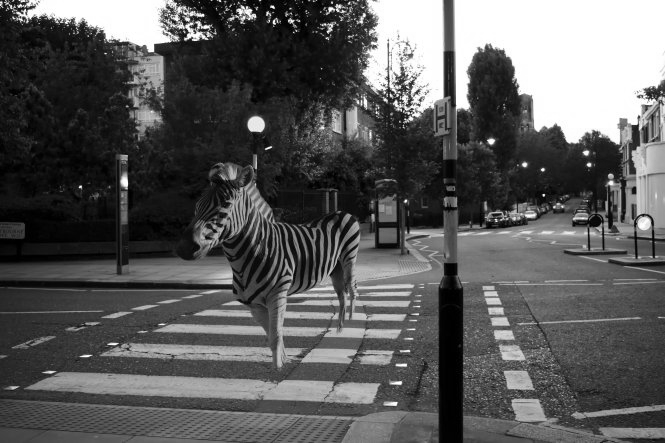
#> input picture Zebra-crossing-1.bmp, 665 x 443 px, found by its file name
$ python CannyEdgeDetection.py
#> lines starting #> are read from the running program, lines starting #| are printed output that depends on the picture
#!/usr/bin/env python
# coding: utf-8

# In[ ]:


import numpy as np #importing numpy to make use of arrays
import cv2 #importing cv2 to make use of reading and writing images
import math #importing math to do basic math calculation

#reading image using imread by giving it the path to our image and also mentioning that it is a grayscale image
img = cv2.imread("C:/Users/anvit/OneDrive/Desktop/CV PROJECT/test/Zebra-crossing-1.bmp", cv2.IMREAD_GRAYSCALE)
#> img is the input picture: shape (443, 665); min 0, max 255, mean 89.8

#converting our image into an array using numpy
im = np.array(img, dtype=float)

#storing the height and weight of the image for further use
im_height = im.shape[0]
#> im_height = 443
im_width = im.shape[1]
#> im_width = 665

#creating few arrays for later use in our algorithm
output = np.full((im_height, im_width), -1)

new_img_array = np.full((im_height,im_width), -1)
final_array = np.full((im_height,im_width), -1)
new_image = np.full((im_height, im_width), -1)

g_mag = np.full((im_height, im_width), -1)
G_X = np.full((im_height, im_width), -1)
G_Y = np.full((im_height, im_width), -1)

sector = np.full((im_height, im_width), -1)
nms_output = np.full((im_height, im_width), -1)

double_threshold_output = np.full((im_height, im_width), -1)

## Guassian Smoothing

#our given mask
guassian_mask = np.array([[1,1,2,2,2,1,1],
                          [1,2,2,4,2,2,1],
                          [2,2,4,8,4,2,2],
                          [2,4,8,16,8,4,2],
                          [2,2,4,8,4,2,2],
                          [1,2,2,4,2,2,1],
                          [1,1,2,2,2,1,1]])

# normalizing with the sum of the mask i.e., 140
guassian_mask_normalized = (1.0/140)*np.array([[1,1,2,2,2,1,1],
                                               [1,2,2,4,2,2,1],
                                               [2,2,4,8,4,2,2],
                                               [2,4,8,16,8,4,2],
                                               [2,2,4,8,4,2,2],
                                               [1,2,2,4,2,2,1],
                                               [1,1,2,2,2,1,1]])

#calculating the sum of it to do further operations - 1D guassian mask
tot = sum(guassian_mask_normalized)

#guassian smoothing function, implemented 2D by performing convolution with a 1D mask in x direction
#and then with the resultant 1D mask in y direction(applied 1D twice)
def guassian_filter(im, tot):
    #our boundary is 3 because our filter is a 7x7 array, so 3 above, below , and to the sides and a center pixel
    boundary = 3
    #convolution with 1D guassian mask in x direction
    for row in range(0, im_height):
        for col in range(boundary, im_width - boundary):
            val = im[row][col - 3] * tot[0]
            val = val + im[row][col - 2] * tot[1]
            val = val + im[row][col - 1] * tot[2]
            val = val + im[row][col] * tot[3]
            val = val + im[row][col + 1] * tot[4]
            val = val + im[row][col + 2] * tot[5]
            val = val + im[row][col + 3] * tot[6]
            new_img_array[row,col] = val
    #convolution with the resultant 1D mask in y direction
    for row in range(boundary, im_height - boundary):
        for col in range(0, im_width):
            val = new_img_array[row - 3][col] * tot[0]
            val = val + new_img_array[row - 2][col] * tot[1]
            val = val + new_img_array[row - 1][col] * tot[2]
            val = val + new_img_array[row][col] * tot[3]
            val = val + new_img_array[row + 1][col] * tot[4]
            val = val + new_img_array[row + 2][col] * tot[5]
            val = val + new_img_array[row + 3][col ] * tot[6]
            final_array[row,col] = val
    cv2.imwrite('C:/Users/anvit/OneDrive/Desktop/CV PROJECT/test/Zebra-crossing-1-1-GAUSSIAN.bmp', final_array)
    return final_array

#calling guassian smoothing on the given image
# gaussian_output2 = guassian_filter(im, tot)

## Sobels Operator

#sobels operator
def sobels_operator(inp):
    g_x = np.array([[-1,0,1],
                   [-2,0,2],
                   [-1,0,1]])
    g_y = np.array([[1,2,1],
                   [0,0,0],
                   [-1,-2,-1]])

    #Horizontal Gradient
    G_X = conv_sobel(inp,g_x)
    #Saving the image
    cv2.imwrite('C:/Users/anvit/OneDrive/Desktop/CV PROJECT/test/Zebra-crossing-1-2-NORM_sobelGX.bmp', G_X)

    #Vertical Gradient
    G_Y = conv_sobel(inp,g_y)
    #saving the image
    cv2.imwrite('C:/Users/anvit/OneDrive/Desktop/CV PROJECT/test/Zebra-crossing-1-3-NORM_sobelGY.bmp', G_Y)

    #Gradient Magnitude
    g_mag = np.sqrt(np.square(G_X) + np.square(G_Y))
    #saving the image
    cv2.imwrite('C:/Users/anvit/OneDrive/Desktop/CV PROJECT/test/Zebra-crossing-1-4-_sobel.bmp', g_mag)
    return G_X,G_Y, g_mag

#convolution done by implementing using 2D directly
def conv_sobel(x,y):

    #height and width of the image
    xH = x.shape[0]
    xW = x.shape[1]
    #a new array to store the output of convolution
    sobel_image = np.zeros((xH, xW))

    #height and width of the mask
    yH = y.shape[0]
    yW = y.shape[1]

    #for loopinng inside the boundary, we divide by 2
    yH_new = int((yH - 1) // 2)
    yW_new = int((yW - 1) // 2)

    #selecting the range so the we only consider pixels that are inside the boundary/border
    for i in range(yH_new, xH-yH_new):
        for j in range(yW, xW-yW_new):

            #consider a variable to calculate the summation over the mask
            summation = 0

            #to check the corresponding mask value , we have to set ranges
            for k in np.arange(-yH_new, yH_new+1):
                for l in np.arange(-yW_new, yW_new+1):

                    #m is the value of the corresponding image pixel
                    m = x[i+k, j+l]
                    #n is the value of the corresponding mask pixel
                    n = y[yH_new+k, yW_new+l]
                    #summation is the sum of their products over the range
                    summation += (m * n)

            #To normalize our image to contain values from 0 to 255 we divide the summation by 4
            sobel_image[i,j] = summation / 4

    return sobel_image

## Non-Maxima Supression

#Non-Maxima Supression
def nms(theta,sobel_output):

    #for every pixel in our array we have to figure out it's sector
    for i in range(im_height):
        for j in range(im_width):

            #Assigning sectors based on theta value
            if((theta[i][j] >= 0 and theta[i][j] < 22.5) or (theta[i][j] >= 157.5 and theta[i][j] < 202.5) or (theta[i][j] >= 337.5 and theta[i][j] <= 360)):
                sector[i][j] = 0
            if((theta[i][j] >= 22.5 and theta[i][j] < 67.5) or (theta[i][j] >= 202.5 and theta[i][j] < 247.5)):
                sector[i][j] = 1
            if((theta[i][j] >= 67.5 and theta[i][j] < 112.5) or (theta[i][j] >= 247.5 and theta[i][j] < 292.5)):
                sector[i][j] = 2
            if((theta[i][j] >= 112.5 and theta[i][j] < 157.5) or (theta[i][j] >= 292.5 and theta[i][j] < 337.5)):
                sector[i][j] = 3

    #Here we do -5 to ignore the boundary pixels
    for i in range(5, im_height-5):
        for j in range(5, im_width-5):

            #We check for each sector, if the pixel is non maxima then we supress it
            if(sector[i][j] == 0):
                if(sobel_output[i][j] > sobel_output[i][j+1] and sobel_output[i][j] > sobel_output[i][j-1]):
                    nms_output[i][j] = sobel_output[i][j]
                else:
                    nms_output[i][j] = 0

            if(sector[i][j] == 1):
                if(sobel_output[i][j] > sobel_output[i-1][j+1] and sobel_output[i][j] > sobel_output[i+1][j-1]):
                    nms_output[i][j] = sobel_output[i][j]
                else:
                    nms_output[i][j] = 0

            if(sector[i][j] == 2):
                if(sobel_output[i][j] > sobel_output[i-1][j] and sobel_output[i][j] > sobel_output[i+1][j]):
                    nms_output[i][j] = sobel_output[i][j]
                else:
                    nms_output[i][j] = 0

            if(sector[i][j] == 3):
                if(sobel_output[i][j] > sobel_output[i+1][j+1] and sobel_output[i][j] > sobel_output[i-1][j-1]):
                    nms_output[i][j] = sobel_output[i][j]
                else:
                    nms_output[i][j] = 0

    #saving the image
    cv2.imwrite('C:/Users/anvit/OneDrive/Desktop/CV PROJECT/test/Zebra-crossing-1-5-_NMS.bmp', nms_output)
    return nms_output

## Double Thresholding

#Double Thresholding
#t1 is low threshold, t2 = 2*t1 is the high threshold
t1 = 15
t2 = 30
def double_threshold(theta,sobel_output,nms_result,t1,t2,double_threshold_output):

    #check if pixel is <low threshold, >high threshold, equal or in between both
    for i in range(1,im_height-1):
        for j in range(1,im_width-1):

            #if <low threshold, assign it a 0
            if(nms_result[i][j] < t1 and double_threshold_output[i][j] == -1):
                double_threshold_output[i][j] = 0
            #if >high thresold, assign it a 255
            if(nms_result[i][j] > t2 and double_threshold_output[i][j] == -1):
                double_threshold_output[i][j] = 255

            #if equal to or in-between low and high threshold, perform 'check' function as defined below
            if(nms_result[i][j] >= t1 and nms_result[i][j] <= t2 and double_threshold_output[i][j] == -1):
                check(i,j,double_threshold_output,t2,theta,sobel_output)

    #saving the image
    cv2.imwrite('C:/Users/anvit/OneDrive/Desktop/CV PROJECT/test/Zebra-crossing-1-6-_DOUBLETHRESOLDING.bmp', double_threshold_output)

#To check if the 8 connected neighbour has gradient magnitude >high threshold and the absolute difference between them is 45 degrees
def check(i,j,double_threshold_output,t2,theta,sobel_output):

    if((sobel_output[i-1][j-1] > t2) and (np.absolute(theta[i][j] - theta[i-1][j-1]) <= 45)):
        double_threshold_output = 255
    elif((sobel_output[i-1][j] > t2) and (np.absolute(theta[i][j] - theta[i-1][j]) <= 45)):
        double_threshold_output= 255
    elif((sobel_output[i-1][j+1] > t2) and (np.absolute(theta[i][j] - theta[i-1][j+1]) <= 45)):
        double_threshold_output = 255
    elif((sobel_output[i][j-1] > t2) and (np.absolute(theta[i][j] - theta[i][j-1]) <= 45)):
        double_threshold_output = 255
    elif((sobel_output[i][j+1] > t2) and (np.absolute(theta[i][j] - theta[i][j+1]) <= 45)):
        double_threshold_output = 255
    elif((sobel_output[i+1][j-1] > t2) and (np.absolute(theta[i][j] - theta[i+1][j-1]) <= 45)):
        double_threshold_output = 255
    elif((sobel_output[i+1][j] > t2) and (np.absolute(theta[i][j] - theta[i+1][j]) <= 45)):
        double_threshold_output= 255
    elif((sobel_output[i+1][j+1] > t2) and (np.absolute(theta[i][j] - theta[i+1][j+1]) <= 45)):
        double_threshold_output = 255
    else:
        double_threshold_output = 0

    return double_threshold_output


#calling guassian smoothing on the given image
gaussian_output2 = guassian_filter(im, tot)
#> after the loop in guassian_filter, `for row in range(boundary, im_height - boundary):`:
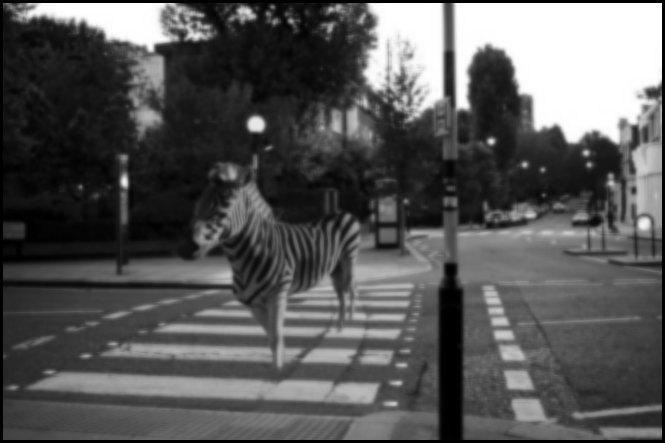
#> final_array: shape (443, 665) int64; min -1, max 255, mean 86.4; drawn with min black and max white

#calling sobels opertor
g_x,g_y,sobel_output = sobels_operator(gaussian_output2)
#> after the loop in conv_sobel (call 2), `for i in range(yH_new, xH-yH_new):`:
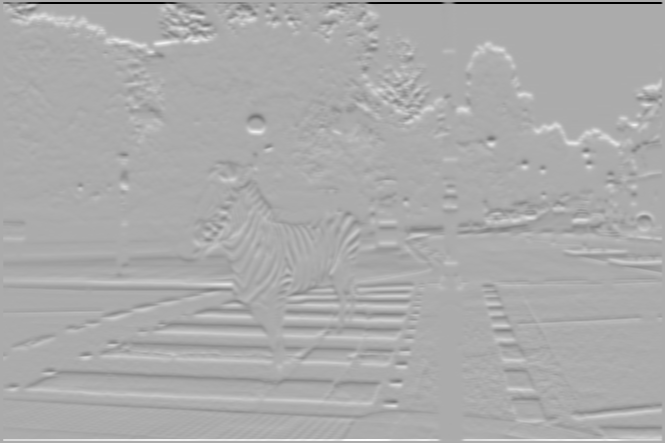
#> sobel_image: shape (443, 665) float64; min -256, max 124.5, mean 0; drawn with min black and max white

#Finding the Gradient Angles i.e., theta
#arctan2 is tan inverse, which gives us results in radians with [-pi to pi]
theta = np.arctan2(g_y,g_x)
#Converting radians to degrees
theta = np.rad2deg(theta)
#converting all the negatives into positives by adding 360 so the range is now [0 to 360]
for i in range(3, im_height - 3):
        for j in range(3, im_width - 3):
            if(theta[i][j] < 0):
                theta[i][j] += 360
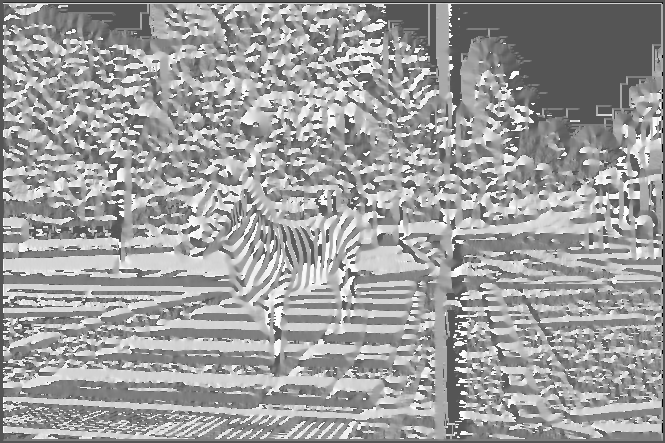
#> theta: shape (443, 665) float64; min -179.9, max 359.8, mean 152.7; drawn with min black and max white

#calling non maxima supression
nms_result = nms(theta,sobel_output)
#> after the loop in nms, `for i in range(im_height):`:
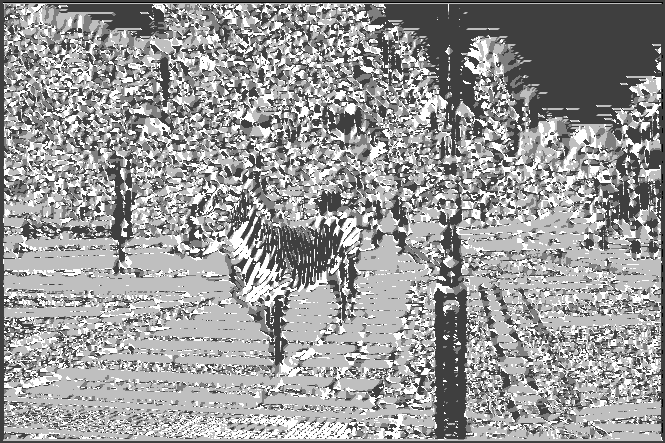
#> sector: shape (443, 665) int64; min -1, max 3, mean 1.4; drawn with min black and max white
#> after the loop in nms, `for i in range(5, im_height-5):`:
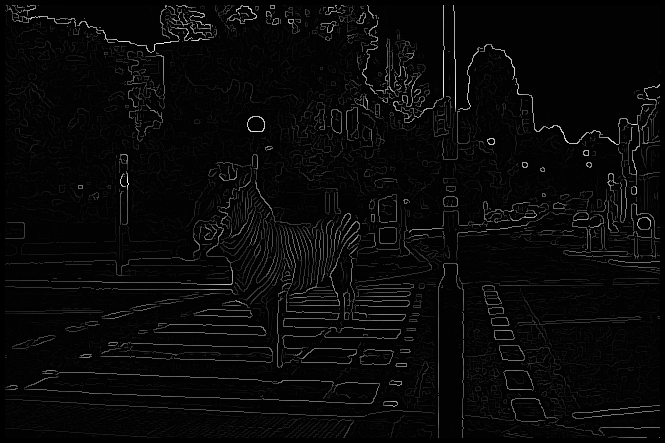
#> nms_output: shape (443, 665) int64; min -1, max 109, mean 3; drawn with min black and max white

#calling double thresholding
dtt_output = double_threshold(theta,sobel_output,nms_result,t1,t2,double_threshold_output)
#> after the loop in double_threshold, `for i in range(1,im_height-1):`:
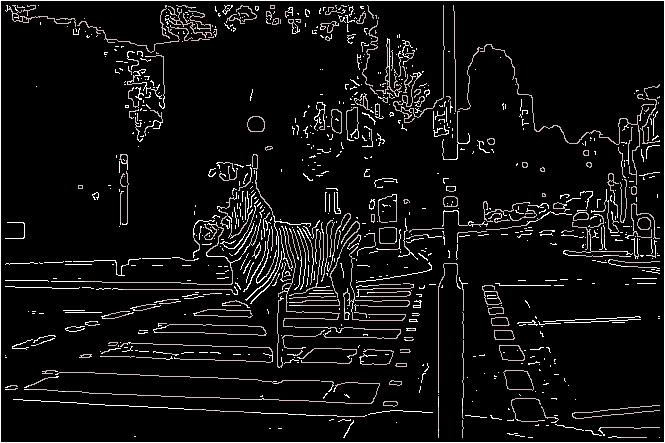
#> double_threshold_output: shape (443, 665) int64; 3 distinct labels, from -1 to 255; one colour per label, 0 black, -1 white
#> in double_threshold, `cv2.imwrite('C:/Users/anvit/OneDrive/Desktop/CV PROJECT/test/Zebra-cro..`:
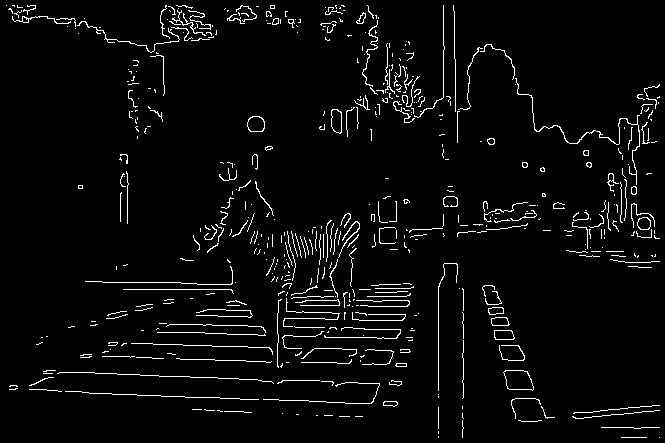
#> saved as Zebra-crossing-1-6-_DOUBLETHRESOLDING.bmp: shape (443, 665); 3.8% white in thin lines or dots


# In[ ]:
